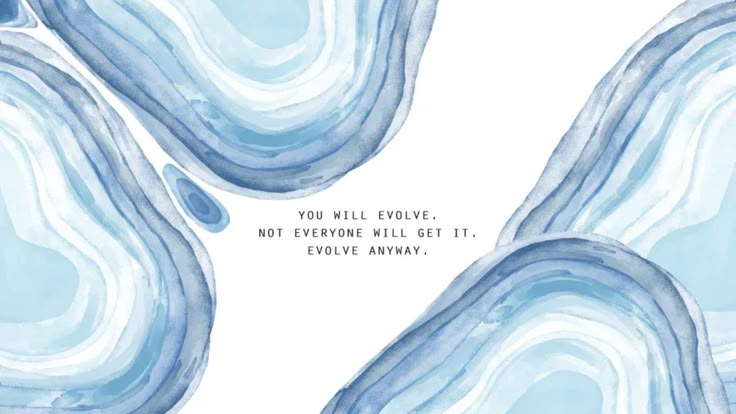
#> input picture imgprocessing(OPENCV)/ -3.jpg, 736 x 414 px, found by its file name
$ python flipimage.py
#> lines starting #> are read from the running program, lines starting #| are printed output that depends on the picture
import cv2
img = cv2.imread("imgprocessing(OPENCV)/ -3.jpg")
#> img is the input picture: shape (414, 736, 3); mean B, G, R 235.2, 223.1, 205.5

# 0 : flip on vertical axis
# 1 : flip on horizontal axis
#-1 : flip on both axis

# to remove overfitting we use data augumentation technique called flipping
img_flip = cv2.flip(img,0)
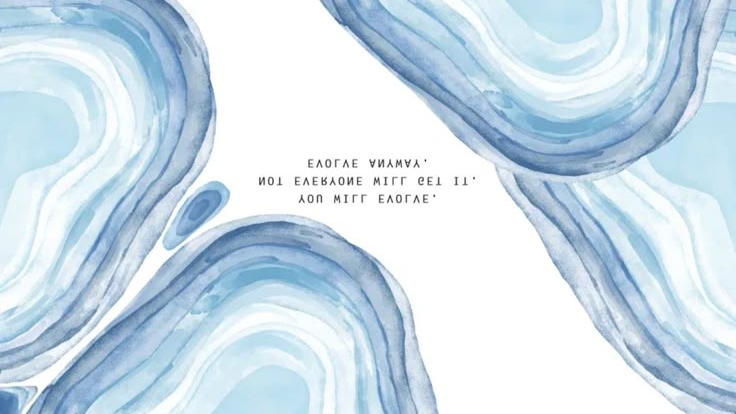
#> img_flip: shape (414, 736, 3); mean B, G, R 235.2, 223.1, 205.5
cv2.imshow("window",img_flip)
cv2.waitKey(0)
